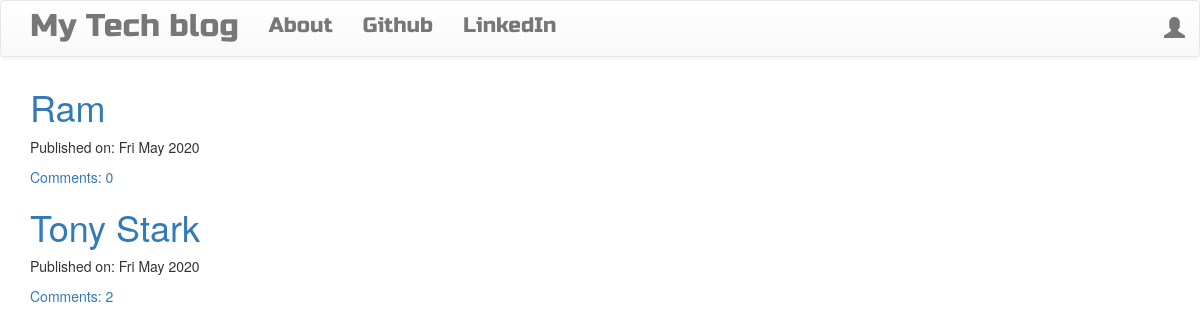
The page / on the database its author committed.
### blog/models.py (models this page shows, shortened)
class Post(models.Model):
    author= models.ForeignKey('auth.User',on_delete=models.CASCADE,) # author connected to superuser on the website
    title= models.CharField(max_length=250)
    text= models.TextField()
    created_date= models.DateTimeField(default=timezone.now)
    published_date= models.DateTimeField(blank=True, null=True) # analogous to approved comment
    def approve_comments(self):
        return self.comments.filter(approved_comment=True)

### blog/views.py (the view)
# urls.py: url(r'^$', views.PostListView.as_view(),name='post_list'),
class PostListView(ListView):
    model= Post
    def get_queryset(self): # SQL query in python style.  __lte means: less than or equal to -published_date will order in desc order
        return Post.objects.filter(published_date__lte=timezone.now()).order_by('-published_date')

### blog/templates/blog/post_list.html
{% extends 'blog/base.html' %}
{% block content %}
<div class="centerstage">
    {% for post in post_list %}
        <div class="post">
            <h1><a href="{% url 'post_detail' pk=post.pk %}">{{ post.title }}</a></h1>
            <div class="date">
                <p>Published on: {{ post.published_date|date:"D M Y"}}</p>
            </div>
            <a href="{% url 'post_detail' pk=post.pk %}">Comments: {{ post.approve_comments.count }}</a>
        </div>
    {% endfor %}
</div>
{% endblock %}

### blog/static/css/blog.css (style rules this page uses)
.centerstage { margin-left: auto; margin-right: auto; }
.loader { filter:hue-rotate(0deg); color: linear-gradient(45deg,#0f8,#08f); animation:hue 5000ms infinite linear; }

### rows shown on the page
Post: title "Ram", published_date "Fri May 2020", approve_comments.count "0"
Post: title "Tony Stark", published_date "Fri May 2020", approve_comments.count "2"
